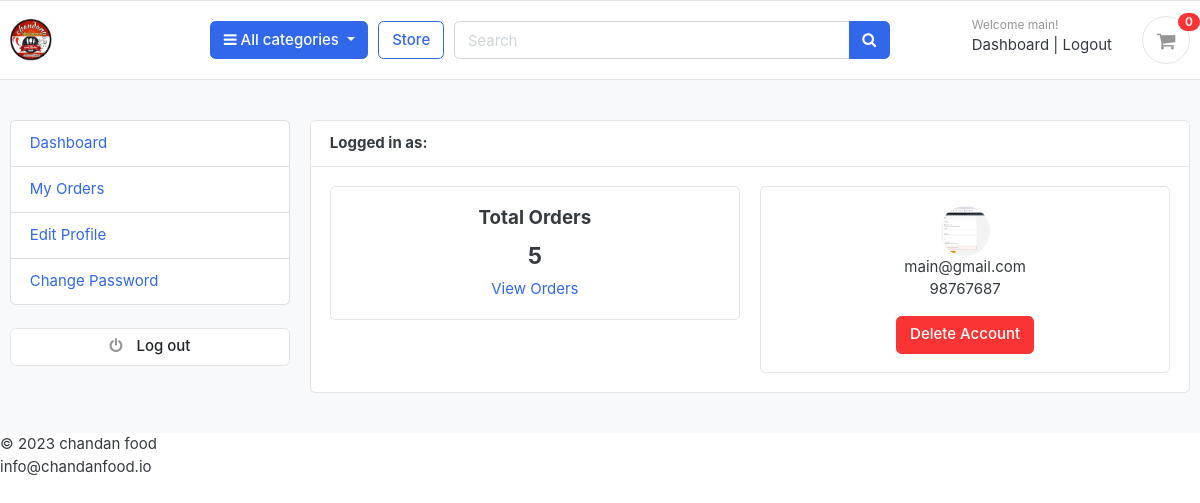
The page /accounts/dashboard/ (signed in) on the database its author committed.
### accounts/models.py (models this page shows, shortened)
class Account(AbstractBaseUser):
    first_name =models.CharField(max_length=50)
    last_name= models.CharField(max_length=50)
    username= models.CharField(max_length=50, unique=True)
    email = models.EmailField(max_length=50, unique=True)
    phone_number = models.CharField(max_length=10, unique=True)
    date_joined=models.DateTimeField(auto_now_add=True)
    last_login = models.DateTimeField(auto_now_add=True)
    is_admin=models.BooleanField(default=False)
    is_staff=models.BooleanField(default=True)
    is_active = models.BooleanField(default=True)
    is_superadmin=models.BooleanField(default=False)
    USERNAME_FIELD='email'
    REQUIRED_FIELDS = ['username','first_name', 'last_name']
    objects=MyAccountManager()

class UserProfile(models.Model):
    user = models.OneToOneField(Account, on_delete=models.CASCADE)
    address_line_1 = models.CharField(blank=True, max_length=100)
    address_line_2 = models.CharField(blank=True, max_length=100)
    profile_picture = models.ImageField(blank=True, upload_to='userprofile')
    city = models.CharField(blank=True, max_length=20)
    state = models.CharField(blank=True, max_length=20)
    country = models.CharField(blank=True, max_length=20)

### accounts/views.py (the view)
# urls.py: path('dashboard/',views.dashboard, name='dashboard'),
@login_required(login_url='login')
def dashboard(request):
    orders = Order.objects.order_by('-created_at').filter(user_id=request.user.id, is_ordered=True)
    orders_count = orders.count()
    userprofile = UserProfile.objects.get(user_id=request.user.id)
    context = {
        'orders_count': orders_count,
        'userprofile': userprofile,
    }
    return render(request, 'accounts/dashboard.html', context)

### carts/context_processor.py (called while the page is built)
def counter(request):
    cart_count=0
    if 'admin' in request.path:
        return {}
    else:
        try:
            cart=Cart.objects.filter(cart_id=_cart_id(request))
            if request.user.is_authenticated:
                cart_items=CartItem.objects.all().filter(user=request.user)
            else:
                cart_items=CartItem.objects.all().filter(cart=cart[:1])
            for cart_item in cart_items:
                cart_count +=cart_item.quantity
        except Cart.DoesNotExist:
            cart_count=0
        return dict(cart_count=cart_count)

### carts/views.py (called while the page is built)
def _cart_id(request):
    cart = request.session.session_key
    if not cart:
        cart = request.session.create()
    return cart

### category/context_processors.py (called while the page is built)
def menu_links(request):
    links=Category.objects.all()
    return dict(links=links)

### category/models.py (called while the page is built)
    def get_url(self):
        return reverse('products_by_category', args=[self.slug])

### templates/accounts/dashboard.html (shortened to what this page needs)
{% extends 'base.html' %}
{% block content %}
<section class="section-conten padding-y bg">
<div class="container">
    <div class="row">
    {% include 'includes/dashboard_sidebar.html' %}
    <main class="col-md-9">
        <article class="card">
        <header class="card-header">
            <strong class="d-inline-block mr-3">Logged in as:</strong>
        </header>
        <div class="card-body">
            <div class="row">
            <div class="col-md-6">
                <div class="card" style="text-align:center;">
                    <div class="card-body">
                        <h5 class="card-title">Total Orders</h5>
                        <h4>{{orders_count}}</h4>
                        <a href="{% url 'my_orders' %}">View Orders</a>
                    </div>
                </div>
            </div>
            <div class="col-md-6">
                <div class="card" style="text-align:center;">
                    <div class="card-body">
                        <img src="{{userprofile.profile_picture.url}}" alt="User Profile Picture" width="50" height="50" style="border-radius:50%;">
                        <p class="mb-0">{{user.email}}</p>
                        <p>{{user.phone_number}}</p>
                        <form method="post" action="{% url 'delete_account' %}">
                            <input type="submit" class="btn btn-danger" value="Delete Account">
                        </form>
                    </div>
                </div>
            </div>
            </div>
        </div>
        </article>
    </main>
</div>
</div>
</section>
{% endblock %}

### templates/includes/navbar.html (shortened to what this page needs)
{%  load static %}
<header class="section-header">
<section class="header-main border-bottom">
	<div class="container">
<div class="row align-items-center">
	<div class="col-lg-2 col-md-3 col-6">
		<a href="{% url 'home' %}" class="brand-wrap">
			<img class="logo" src="{% static './images/logo.jpeg' %}">
		</a>
	</div>
	<div class="col-lg col-sm col-md col-6 flex-grow-0">
		<div class="category-wrap dropdown d-inline-block float-right">
			<button type="button" class="btn btn-primary dropdown-toggle" data-toggle="dropdown">
				<i class="fa fa-bars"></i> All categories
			</button>
		</div>
	</div>
	<a href="{% url 'foodstore' %}" class="btn btn-outline-primary">Store</a>
	<div class="col-lg  col-md-6 col-sm-12 col">
		<form action="{% url 'search' %}" class= "search" method="GET">
			<div class="input-group w-100">
			    <input type="text" class="form-control" style="width:60%;" placeholder="Search" name="keyword">
			    <div class="input-group-append">
			      <button class="btn btn-primary" type="submit">
			        <i class="fa fa-search"></i>
			      </button>
			    </div>
		    </div>
		</form>
	</div>
	<div class="col-lg-3 col-sm-6 col-8 order-2 order-lg-3">
				<div class="d-flex justify-content-end mb-3 mb-lg-0">
                    {% if user.id is None %}
<div class="widget-header">
  <small class="title text-muted">Welcome Maharaj!</small>
  <div>
    <a href="{% url 'login' %}">Sign in</a> <span class="dark-transp"> | </span>
    <a href="{% url 'register' %}"> Register</a>
  </div>
</div>
{% else %}
<div class="widget-header">
  <small class="title text-muted">Welcome {{user.first_name}}!</small>
  <div>
    <a href="{% url 'dashboard' %}">Dashboard</a> <span class="dark-transp"> | </span>
    <a href="{% url 'logout' %}"> Logout</a>
  </div>
</div>
{% endif %}
					<a href="{% url 'cart' %}" class="widget-header pl-3 ml-3">
						<div class="icon icon-sm rounded-circle border"><i class="fa fa-shopping-cart"></i></div>
						<span class="badge badge-pill badge-danger notify">{{ cart_count }}</span>
					</a>
				</div>
			</div>
</div>
	</div>
</section>
</header>

### static/css/ui.css (style rules this page uses)
html { font-family: "Inter", sans-serif; font-size: 15px; }
.icon-xs, .icon-sm, .icon-md, .icon-lg { display: inline-block; text-align: center; flex-shrink: 0; flex-grow: 0; }
.icon-sm { width: 48px; height: 48px; line-height: 48px !important; font-size: 20px; }
.padding-y { padding-top: 40px; padding-bottom: 40px; }
article:after, .form-group:after { display: block; clear: both; content: ""; }
.bg { background-color: #f8f9fa; }
.header-main { position: relative; padding-top: 1rem; padding-bottom: 1rem; }
.brand-wrap .logo, .navbar-brand .logo { margin-right: 7px; max-height: 42px; display: inline-block; }
.widget-header { display: inline-block; vertical-align: middle; position: relative; }
.widget-header a { color: #343a40; }
.widget-header i { color: #969696; }
.widget-header .title { display: block; }
.widget-header .notify { position: absolute; top: -3px; right: -10px; }
.notify { position: absolute; top: -4px; right: -10px; display: inline-block; padding: 0.25em 0.6em; font-size: 12px; line-height: 1; text-align: center; border-radius: 3rem; color: #fff; background-color: #fa3434; }

### rows shown on the page
Account: first_name "main", email "main@gmail.com", phone_number "98767687"
UserProfile: profile_picture (picture)

### other values the page prints
{{ cart_count }} "0"
{{ orders_count }} "5"
